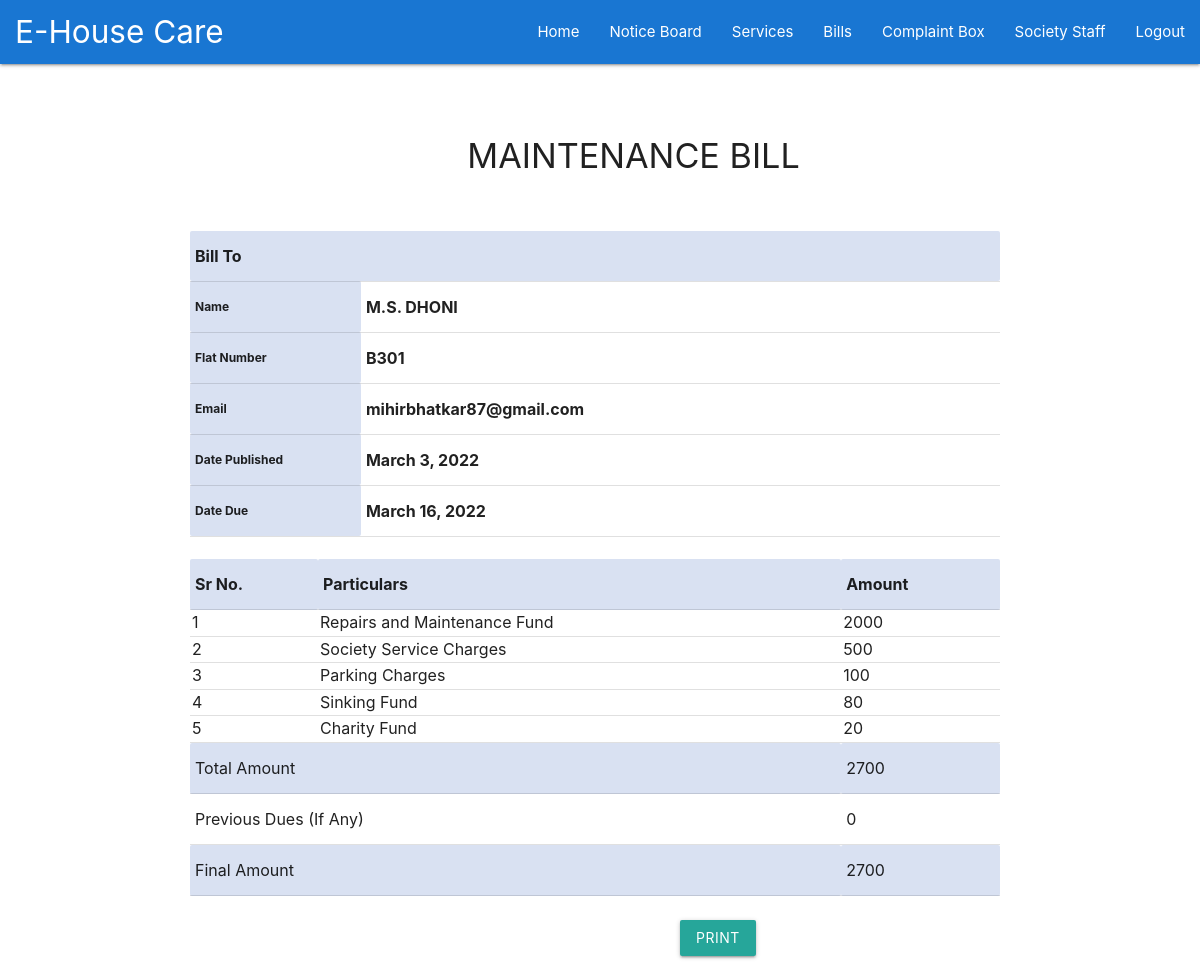
/6/ (signed in), run on the app's committed database.
### main/models.py (models this page shows, shortened)
class Profile(models.Model):
    user = models.OneToOneField(User, null=True, on_delete=models.CASCADE)
    name = models.CharField(max_length=100, null=True)
    email = models.EmailField()
    age = models.IntegerField(blank=True)
    flat_no = models.CharField(max_length=10)
    phone_number = models.IntegerField()

class Bills(models.Model):
    user = models.ForeignKey(User, null=True, on_delete=models.CASCADE)
    repairs_maintenance_charges = models.IntegerField()
    society_service_charges = models.IntegerField()
    sinking_fund_charges = models.IntegerField(default=80)
    parking_charges = models.IntegerField(default=100)
    charity_charges = models.IntegerField(default=20)
    previous_dues = models.IntegerField(default=0, null=True)
    publish_date = models.DateField(default=datetime.date.today, blank=True)
    due_date = models.DateField()
    flat_no_and_date = models.CharField(max_length=100)

### main/views.py (the view)
# urls.py: path('<int:bill_id>/', views.viewbill, name='viewbill'),
def viewbill(request, bill_id):
    bill = model_to_dict(Bills.objects.get(pk = bill_id))
    username = request.user.get_username()
    for user1 in Profile.objects.all():
        if username == user1.user.username:
            prof = user1
    total = bill['repairs_maintenance_charges'] + bill['society_service_charges'] + bill['charity_charges'] + bill['sinking_fund_charges'] + bill['parking_charges']
    final = total + bill['previous_dues']
    context={'bill':bill, 'profile':prof, 'total':total, 'final':final}
    return render(request, 'main/viewbill.html', context )

### main/templates/main/viewbill.html (shortened to what this page needs)
{% extends "main/header.html" %} {% block content %}
<head>
</head>
<body class="A4 portrait">
<section class="sheet" id="content-print">
<div id="printableArea">
    <div class="box-body" id="box_data" style="display: flex;padding: 5px 10px 0 10px;margin-bottom: -21px;">
        <div style="width: 100%;padding-right: 10px;" class="col-md-12">
            <div class="row">
                <div class="col-lg-4" style="width: 70%;padding-left: 20px;">
                    <h4 style="text-align:center;">MAINTENANCE BILL</h4>
                </div>
            </div>
            <br>
            <table width="100%" border="1">
                <tr style="background: rgba(217,225,242,1.0)">
                    <th class="text-center" colspan="2" style="width: 25%;">Bill To</th>
                </tr>
                <tr>
                    <th style="width: 5%;font-size: 12px;background: rgba(217,225,242,1.0)">Name</th>
                    <th>{{profile.name}}</th>
                </tr>
                <tr>
                    <th style="width: 5%;font-size: 12px;background: rgba(217,225,242,1.0)">Flat Number</th>
                    <th>{{profile.flat_no}}</th>
                </tr>
                <tr>
                    <th style="width: 5%;font-size: 12px;background: rgba(217,225,242,1.0)">Email</th>
                    <th>{{profile.email}}</th>
                </tr>
                <tr>
                    <th style="width: 5%;font-size: 12px;background: rgba(217,225,242,1.0)">Date Published</th>
                    <th>{{bill.publish_date}}</th>
                </tr>
                <tr>
                    <th style="width: 5%;font-size: 12px;background: rgba(217,225,242,1.0)">Date Due</th>
                    <th>{{bill.due_date}}</th>
                </tr>
            </table>
            <br>
            <table width="100%" border="1px">
                <tr style="background: rgba(217,225,242,1.0);">
                    <th class="text-center">
                        Sr No.
                    </th>
                    <th class="text-center" colspan="3">
                        Particulars
                    </th>
                    <th class="text-center">
                        Amount
                    </th>
                </tr>
                <tbody>
                <tr><td>1</td><td colspan="3">Repairs and Maintenance Fund</td><td>{{bill.repairs_maintenance_charges}}</td></tr>
                <tr><td>2</td><td colspan="3">Society Service Charges</td><td>{{bill.society_service_charges}}</td></tr>
                <tr><td>3</td><td colspan="3">Parking Charges</td><td>{{bill.parking_charges}}</td></tr>
                <tr><td>4</td><td colspan="3">Sinking Fund</td><td>{{bill.sinking_fund_charges}}</td></tr>
                <tr><td>5</td><td colspan="3">Charity Fund</td><td>{{bill.charity_charges}}</td></tr>
                </tbody>
                <tfoot>
                <tr style="background: rgba(217,225,242,1.0);">
                    <td colspan="4">Total Amount</td>
                    <td colspan="1">{{total}}</td>
                </tr>
                <tr>
                  <td colspan="4">Previous Dues (If Any)</td>
                  <td colspan="1">{{bill.previous_dues}}</td>
                </tr>
                <tr style="background: rgba(217,225,242,1.0);">
                    <td colspan="4">Final Amount</td>
                    <td>{{final}}</td>
                </tr>
                </tfoot>
            </table>
            <br>
        </div>
    </div>
</div><br>
<a href="javascript:void(0);" class="btn" onclick="printPageArea('printableArea')">Print</a><br><br>
</section>
</body>
{% endblock %}

### main/templates/main/viewbill.html (style rules this page uses)
.row::after { content: ""; clear: both; display: table; }
table tbody tr td { padding: 2px !important; line-height: 1.35 !important; }
a.btn { position:relative; left:500px; }
h4 { position:relative; left:150px; }

### data on the page
Profile: name "M.S. DHONI", flat_no "B301", email "mihirbhatkar87@gmail.com"
Bills: publish_date "March 3, 2022", due_date "March 16, 2022"

### other printed values
{{ bill.repairs_maintenance_charges }} "2000"
{{ bill.society_service_charges }} "500"
{{ bill.parking_charges }} "100"
{{ bill.sinking_fund_charges }} "80"
{{ bill.charity_charges }} "20"
{{ total }} "2700"
{{ bill.previous_dues }} "0"
{{ final }} "2700"
